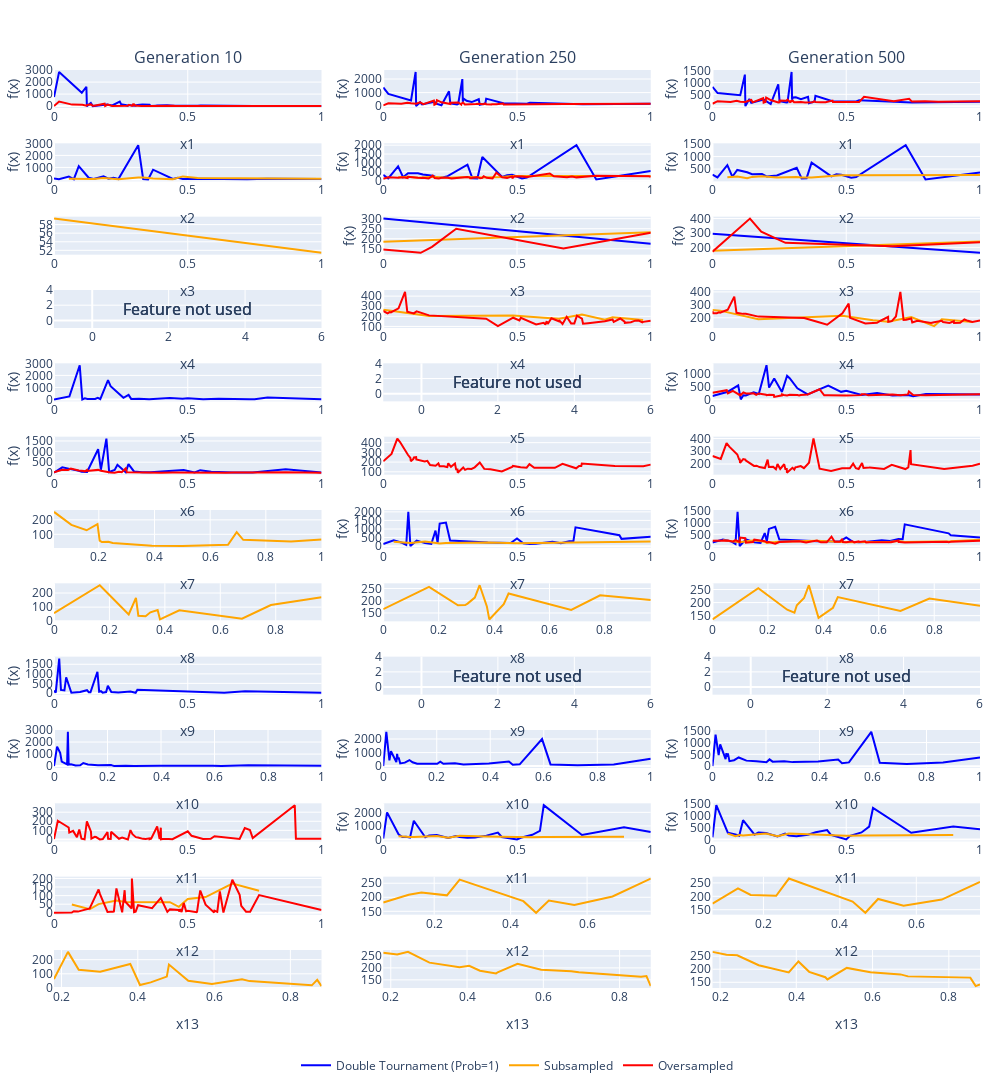

The code cell stored with this chart in its notebook:
### Code cell
methods = ['Double Tournament (Prob=1)', 'Subsampled', 'Oversampled']
plot_curvatures('USCrime', methods, run_nr=20, base_path='/home/ines/Documents/tese/tiny_gp')
